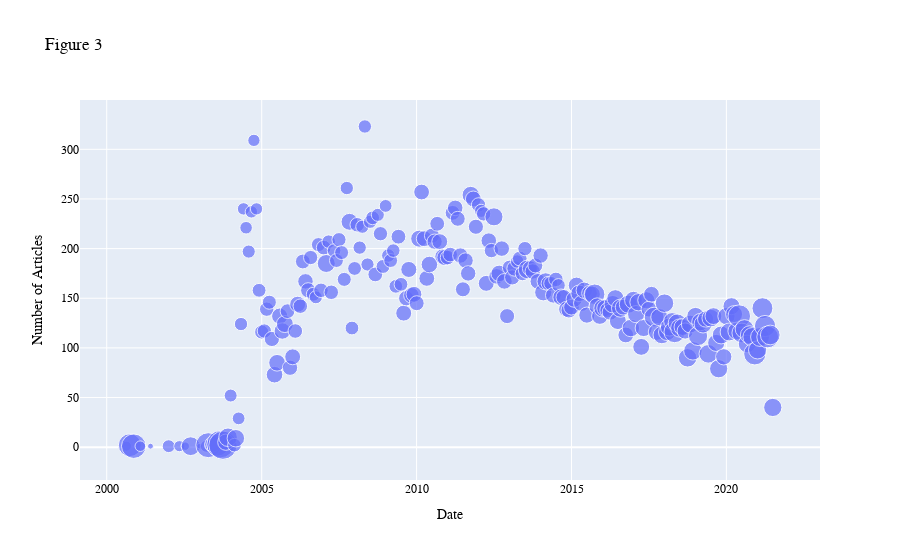

Notebook code for this chart:
### Code cell
fig = px.scatter(toplot, x='date', y='title', size='num_words', 
           labels = {'date':'Date', 'title':'Number of Articles'},
           title = 'Figure 3')

fig.update_layout(
    font_family = 'Times New Roman',
    font_color = 'black'

)

### Figure 1 — Plotly figure (JSON) as saved in the notebook; plotly's stock layout.template omitted (floating-point values rounded to 4 significant figures; data arrays with more than 128 entries replaced by an {"elided": "..."} marker saying what was removed)
{"data": [{"hovertemplate": "Date=%{x}<br>Number of Articles=%{y}<br>num_words=%{marker.size}<extra></extra>", "legendgroup": "", "marker": {"color": "#636efa", "size": {"elided": "230 float values"}, "sizemode": "area", "sizeref": 12.7, "symbol": "circle"}, "mode": "markers", "name": "", "orientation": "v", "showlegend": false, "type": "scatter", "x": {"elided": "230 str values"}, "xaxis": "x", "y": {"elided": "230 int values"}, "yaxis": "y"}], "layout": {"font": {"color": "black", "family": "Times New Roman"}, "legend": {"itemsizing": "constant", "tracegroupgap": 0}, "title": {"text": "Figure 3"}, "xaxis": {"anchor": "y", "domain": [0, 1], "title": {"text": "Date"}}, "yaxis": {"anchor": "x", "domain": [0, 1], "title": {"text": "Number of Articles"}}}}
